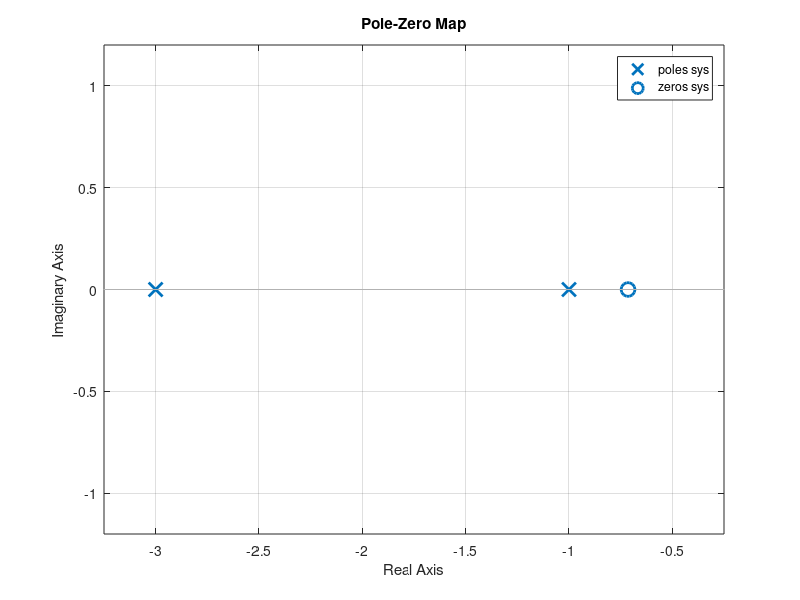

MATLAB code to generate this figure: (Note: this script raises an error after producing the figure.)
%q3) find zeros,poles ad gain of given transfer function using tf2zpk()
%function  and plot them
%G(s) = (7s + 5 )/(s^2 + 4s + 3)

clc
close all
clear all
num = [7 5];
den = [1 4 3];
[z,p,k] = tf2zp(num,den);
sys = tf(num,den);
pzmap(sys);
pzmap(p,z)
grid on
sgrid
